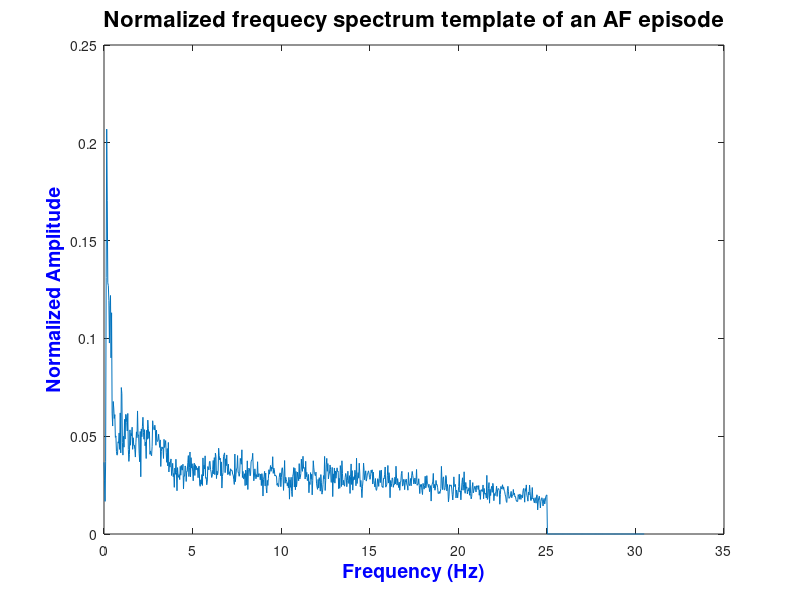

Recreate this plot in MATLAB. (Note: this script raises an error after producing the figure.)
load('AATemplate2.mat');
tot=tot/norm(tot);

g=plot(f(1:1000),tot(1:1000));
 xlabel('Frequency (Hz)','FontSize',14,'FontWeight','bold','Color','b')
    ylabel('Normalized Amplitude','FontSize',14,'FontWeight','bold','Color','b')
   title('Normalized frequecy spectrum template of an AF episode','FontSize',16)
folder='Atrial Analysis\';
%save('AATemplate2.mat','tot','f');
saveas(g,strcat(folder,'NormalizedAATemplate2.jpg'));

g=plot(f(1:1000),smooth(tot(1:1000)));
 xlabel('Frequency (Hz)','FontSize',14,'FontWeight','bold','Color','b')
    ylabel('Normalized Amplitude','FontSize',14,'FontWeight','bold','Color','b')
   title('Normalized frequecy spectrum template of an AF episode','FontSize',16)
folder='Atrial Analysis\';
saveas(g,strcat(folder,'NormalizedAATemplate2Smooth.jpg'));
